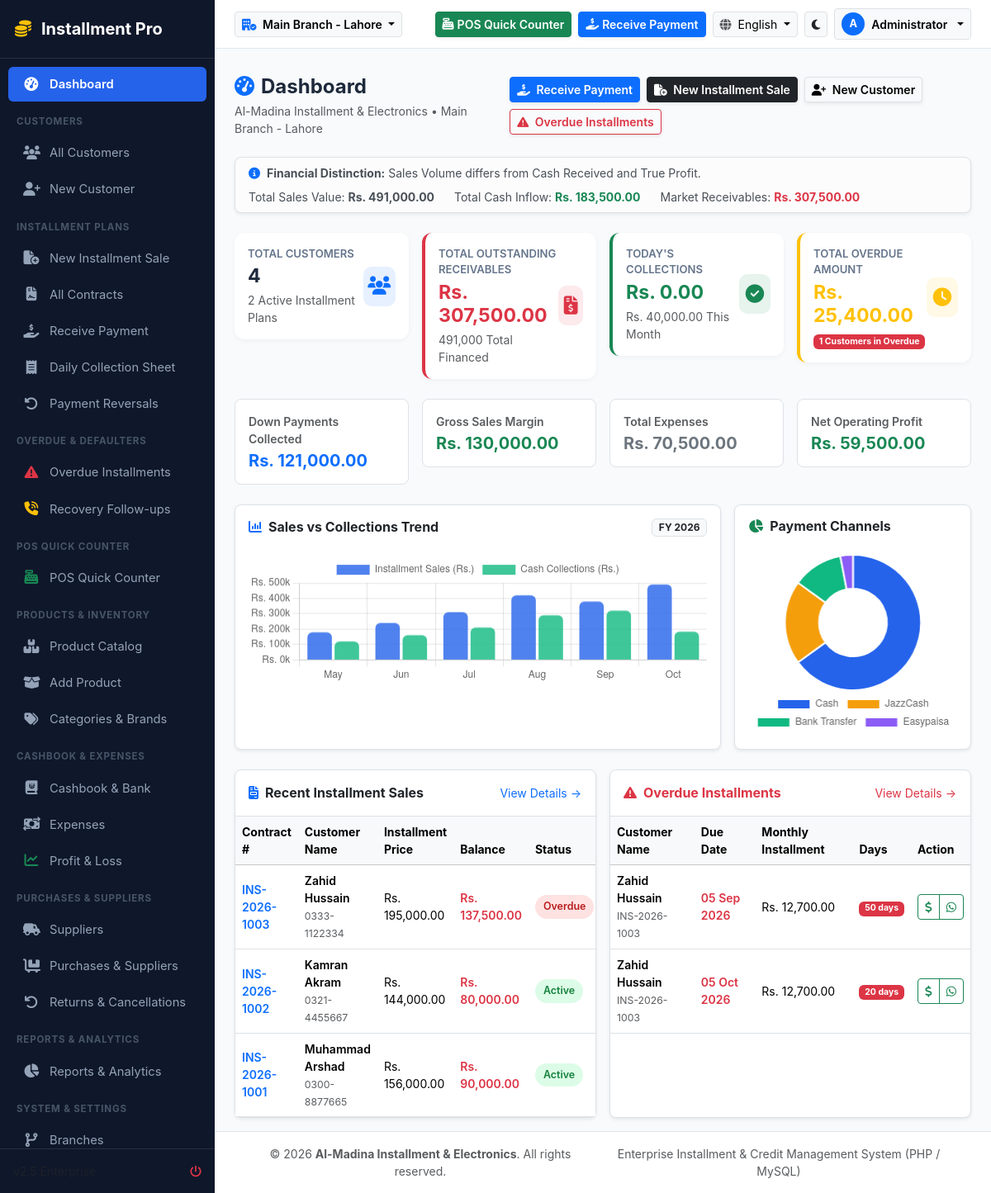
Page /dashboard/index.php (signed in) on the committed database.
### tables this page shows
CREATE TABLE IF NOT EXISTS `branches` (
    `id` INT AUTO_INCREMENT PRIMARY KEY,
    `branch_code` VARCHAR(20) NOT NULL UNIQUE,
    `name` VARCHAR(150) NOT NULL,
    `urdu_name` VARCHAR(150) NULL,
    `phone` VARCHAR(50) NULL,
    `address` TEXT NULL,
    `city` VARCHAR(100) DEFAULT 'Lahore',
    `is_active` TINYINT(1) DEFAULT 1,
    `created_at` TIMESTAMP DEFAULT CURRENT_TIMESTAMP
);

CREATE TABLE IF NOT EXISTS `installment_contracts` (
    `id` INT AUTO_INCREMENT PRIMARY KEY,
    `contract_number` VARCHAR(50) NOT NULL UNIQUE,
    `branch_id` INT NOT NULL,
    `customer_id` INT NOT NULL,
    `salesperson_id` INT NULL,
    `collection_officer_id` INT NULL,
    `sale_date` DATE NOT NULL,
    `delivery_date` DATE NULL,
    `cash_price_total` DECIMAL(12,2) NOT NULL DEFAULT 0.00,
    `installment_price_total` DECIMAL(12,2) NOT NULL DEFAULT 0.00,
    `discount_amount` DECIMAL(12,2) DEFAULT 0.00,
    `down_payment` DECIMAL(12,2) NOT NULL DEFAULT 0.00,
    `financed_amount` DECIMAL(12,2) NOT NULL DEFAULT 0.00,  
    `total_payable` DECIMAL(12,2) NOT NULL DEFAULT 0.00,    
    `total_paid` DECIMAL(12,2) NOT NULL DEFAULT 0.00,       
    `balance_amount` DECIMAL(12,2) NOT NULL DEFAULT 0.00,   
    `installment_count` INT NOT NULL,
    `frequency` ENUM('daily', 'weekly', 'biweekly', 'monthly', 'quarterly', 'custom') DEFAULT 'monthly',
    `installment_amount` DECIMAL(12,2) NOT NULL DEFAULT 0.00,
    `first_due_date` DATE NOT NULL,
    `final_due_date` DATE NOT NULL,
    `status` ENUM('draft', 'active', 'completed', 'overdue', 'defaulted', 'cancelled', 'settled') DEFAULT 'active',
    `notes` TEXT NULL,
    `terms_agreed` TINYINT(1) DEFAULT 1,
    `created_by` INT NULL,
    `created_at` TIMESTAMP DEFAULT CURRENT_TIMESTAMP,
    `updated_at` TIMESTAMP DEFAULT CURRENT_TIMESTAMP ON UPDATE CURRENT_TIMESTAMP,
    FOREIGN KEY (`customer_id`) REFERENCES `customers`(`id`),
    FOREIGN KEY (`branch_id`) REFERENCES `branches`(`id`)
);

CREATE TABLE IF NOT EXISTS `customers` (
    `id` INT AUTO_INCREMENT PRIMARY KEY,
    `branch_id` INT NOT NULL,
    `customer_code` VARCHAR(30) NOT NULL UNIQUE,
    `full_name` VARCHAR(150) NOT NULL,
    `father_husband_name` VARCHAR(150) NULL,
    `urdu_name` VARCHAR(150) NULL,
    `cnic` VARCHAR(30) NOT NULL,
    `phone` VARCHAR(30) NOT NULL,
    `whatsapp` VARCHAR(30) NULL,
    `alt_phone` VARCHAR(30) NULL,
    `email` VARCHAR(100) NULL,
    `current_address` TEXT NOT NULL,
    `permanent_address` TEXT NULL,
    `city` VARCHAR(100) DEFAULT 'Lahore',
    `occupation` VARCHAR(100) NULL,
    `employer_name` VARCHAR(150) NULL,
    `monthly_income` DECIMAL(12,2) DEFAULT 0.00,
    `credit_limit` DECIMAL(12,2) DEFAULT 200000.00,
    `category` ENUM('new', 'regular', 'premium', 'high_risk', 'defaulter', 'blacklisted') DEFAULT 'new',
    `status` ENUM('active', 'inactive', 'blacklisted') DEFAULT 'active',
    `photo` VARCHAR(255) NULL,
    `cnic_front` VARCHAR(255) NULL,
    `cnic_back` VARCHAR(255) NULL,
    `notes` TEXT NULL,
    `created_by` INT NULL,
    `created_at` TIMESTAMP DEFAULT CURRENT_TIMESTAMP,
    `updated_at` TIMESTAMP DEFAULT CURRENT_TIMESTAMP ON UPDATE CURRENT_TIMESTAMP,
    INDEX (`cnic`),
    INDEX (`phone`),
    INDEX (`branch_id`)
);

CREATE TABLE IF NOT EXISTS `installment_schedules` (
    `id` INT AUTO_INCREMENT PRIMARY KEY,
    `contract_id` INT NOT NULL,
    `installment_number` INT NOT NULL,
    `due_date` DATE NOT NULL,
    `installment_amount` DECIMAL(12,2) NOT NULL,
    `late_fee` DECIMAL(12,2) DEFAULT 0.00,
    `paid_amount` DECIMAL(12,2) DEFAULT 0.00,
    `remaining_amount` DECIMAL(12,2) NOT NULL,
    `status` ENUM('pending', 'partial', 'paid', 'overdue') DEFAULT 'pending',
    `paid_date` DATE NULL,
    `notes` VARCHAR(255) NULL,
    FOREIGN KEY (`contract_id`) REFERENCES `installment_contracts`(`id`) ON DELETE CASCADE,
    INDEX (`due_date`),
    INDEX (`status`)
);

### dashboard/index.php (the view, shortened to what the rows shown need)
<?php
require_once __DIR__ . '/../includes/header.php';
$branchId = current_branch_id();
$salesMetrics = DB::fetch("SELECT
    COALESCE(SUM(total_payable), 0) as total_sales,
    COALESCE(SUM(down_payment), 0) as total_dp,
    COALESCE(SUM(total_paid), 0) as total_received,
    COALESCE(SUM(balance_amount), 0) as total_outstanding,
    COALESCE(SUM(cash_price_total), 0) as total_cash_cost
    FROM installment_contracts WHERE branch_id = ? AND status != 'cancelled'", [$branchId]);
$totalSalesValue = (float)($salesMetrics['total_sales'] ?? 0);
$totalCollections = (float)($salesMetrics['total_received'] ?? 0);
$recentContracts = DB::fetchAll("SELECT c.*, cust.full_name as customer_name, cust.phone
    FROM installment_contracts c
    JOIN customers cust ON c.customer_id = cust.id
    WHERE c.branch_id = ?
    ORDER BY c.id DESC LIMIT 5", [$branchId]);
$upcomingOverdue = DB::fetchAll("SELECT s.*, c.contract_number, cust.full_name as customer_name, cust.phone, DATEDIFF(CURDATE(), s.due_date) as days_overdue
    FROM installment_schedules s
    JOIN installment_contracts c ON s.contract_id = c.id
    JOIN customers cust ON c.customer_id = cust.id
    WHERE c.branch_id = ? AND s.status = 'overdue'
    ORDER BY s.due_date ASC LIMIT 5", [$branchId]);
?>
<div class="d-flex flex-column flex-md-row justify-content-between align-items-md-center mb-4 gap-3">
    <div>
        <h4 class="fw-bold mb-1"><i class="fa-solid fa-gauge-high text-primary me-2"></i><?= __('dashboard') ?></h4>
        <p class="text-muted small mb-0"><?= get_setting('company_name') ?> &bull; <?= htmlspecialchars($activeBranch['name']) ?></p>
    </div>
</div>
<div class="row g-3">
    <div class="col-lg-6">
        <div class="card border rounded-3 shadow-sm h-100">
            <div class="table-responsive">
                <table class="table table-hover align-middle mb-0 small">
                    <thead class="table-light">
                        <tr>
                            <th><?= __('contract_no') ?></th>
                            <th><?= __('customer_name') ?></th>
                            <th><?= __('installment_price') ?></th>
                            <th><?= __('balance') ?></th>
                            <th>Status</th>
                        </tr>
                    </thead>
                    <tbody>
                        <?php if (empty($recentContracts)): ?>
                            <tr><td colspan="5" class="text-center py-3 text-muted"><?= __('no_records') ?></td></tr>
                        <?php else: ?>
                            <?php foreach ($recentContracts as $rc): ?>
                            <tr>
                                <td>
                                    <a href="<?= BASE_URL ?>/contracts/view.php?id=<?= $rc['id'] ?>" class="fw-semibold text-decoration-none">
                                        <?= htmlspecialchars($rc['contract_number']) ?>
                                    </a>
                                </td>
                                <td>
                                    <div class="fw-semibold"><?= htmlspecialchars($rc['customer_name']) ?></div>
                                    <small class="text-muted"><?= htmlspecialchars($rc['phone']) ?></small>
                                </td>
                                <td><?= format_currency($rc['installment_price_total']) ?></td>
                                <td class="fw-semibold text-danger"><?= format_currency($rc['balance_amount']) ?></td>
                                <td>
                                    <span class="badge-status status-<?= $rc['status'] ?>"><?= ucfirst($rc['status']) ?></span>
                                </td>
                            </tr>
                            <?php endforeach; ?>
                        <?php endif; ?>
                    </tbody>
                </table>
            </div>
        </div>
    </div>
    <div class="col-lg-6">
        <div class="card border rounded-3 shadow-sm h-100">
            <div class="table-responsive">
                <table class="table table-hover align-middle mb-0 small">
                    <thead class="table-light">
                        <tr>
                            <th><?= __('customer_name') ?></th>
                            <th><?= __('due_date') ?></th>
                            <th><?= __('monthly_installment') ?></th>
                            <th>Days</th>
                            <th><?= __('action') ?></th>
                        </tr>
                    </thead>
                    <tbody>
                        <?php if (empty($upcomingOverdue)): ?>
                            <tr><td colspan="5" class="text-center py-3 text-success"><i class="fa-solid fa-check-circle me-1"></i> No overdue installments right now!</td></tr>
                        <?php else: ?>
                            <?php foreach ($upcomingOverdue as $uo): ?>
                            <tr>
                                <td>
                                    <div class="fw-semibold"><?= htmlspecialchars($uo['customer_name']) ?></div>
                                    <small class="text-muted"><?= htmlspecialchars($uo['contract_number']) ?></small>
                                </td>
                                <td class="text-danger fw-semibold"><?= format_date($uo['due_date']) ?></td>
                                <td><?= format_currency($uo['remaining_amount'] + $uo['late_fee']) ?></td>
                                <td><span class="badge bg-danger"><?= $uo['days_overdue'] ?> days</span></td>
                                <td>
                                    <div class="btn-group btn-group-sm">
                                        <a href="<?= BASE_URL ?>/collection/receive.php?contract_id=<?= $uo['contract_id'] ?>" class="btn btn-outline-success" title="<?= __('receive_payment') ?>">
                                            <i class="fa-solid fa-dollar-sign"></i>
                                        </a>
                                        <a href="<?= whatsapp_url($uo['phone'], "Dear Customer, your installment of " . format_currency($uo['remaining_amount']) . " for Contract " . $uo['contract_number'] . " is overdue by " . $uo['days_overdue'] . " days. Please make payment urgently.") ?>" target="_blank" class="btn btn-outline-success" title="WhatsApp Reminder">
                                            <i class="fa-brands fa-whatsapp"></i>
                                        </a>
                                    </div>
                                </td>
                            </tr>
                            <?php endforeach; ?>
                        <?php endif; ?>
                    </tbody>
                </table>
            </div>
        </div>
    </div>
</div>
<script>
document.addEventListener('DOMContentLoaded', function () {
    // Sales vs Collections Chart
    const ctx1 = document.getElementById('salesCollectionsChart');
    if (ctx1) {
        new Chart(ctx1, {
            type: 'bar',
            data: {
                labels: ['May', 'Jun', 'Jul', 'Aug', 'Sep', 'Oct'],
                datasets: [
                    {
                        label: 'Installment Sales (Rs.)',
                        data: [180000, 240000, 310000, 420000, 380000, <?= $totalSalesValue ?>],
                        backgroundColor: 'rgba(37, 99, 235, 0.8)',
                        borderRadius: 6
                    },
                    {
                        label: 'Cash Collections (Rs.)',
                        data: [120000, 160000, 210000, 290000, 320000, <?= $totalCollections ?>],
                        backgroundColor: 'rgba(16, 185, 129, 0.8)',
                        borderRadius: 6
                    }
                ]
            },
            options: {
                responsive: true,
                maintainAspectRatio: false,
                scales: {
                    y: {
                        beginAtZero: true,
                        ticks: {
                            callback: function(value) { return 'Rs. ' + (value/1000) + 'k'; }
                        }
                    }
                }
            }
        });
    }
    // Payment Methods Breakdown
    const ctx2 = document.getElementById('paymentMethodsChart');
    if (ctx2) {
        new Chart(ctx2, {
            type: 'doughnut',
            data: {
                labels: ['Cash', 'JazzCash', 'Bank Transfer', 'Easypaisa'],
                datasets: [{
                    data: [65, 20, 12, 3],
                    backgroundColor: ['#2563eb', '#f59e0b', '#10b981', '#8b5cf6']
                }]
            },
            options: {
                responsive: true,
                maintainAspectRatio: false,
                plugins: {
                    legend: { position: 'bottom' }
                }
            }
        });
    }
});
</script>
<?php require_once __DIR__ . '/../includes/footer.php'; ?>

### includes/header.php (shortened to what the rows shown need)
<?php
$activeBranchId = current_branch_id();
$branches = DB::fetchAll("SELECT * FROM branches WHERE is_active = 1 ORDER BY id ASC");
$activeBranch = DB::fetch("SELECT * FROM branches WHERE id = ?", [$activeBranchId]) ?? ($branches[0] ?? ['name' => 'Main Branch']);
$themeMode = $_SESSION['theme_mode'] ?? 'light';
$lang = current_lang();
$isRtl = is_rtl();
?>
<!DOCTYPE html>
<html lang="<?= $lang ?>" dir="<?= $isRtl ? 'rtl' : 'ltr' ?>" data-bs-theme="<?= $themeMode ?>">
<head>
    <title><?= __('app_name') ?> - <?= get_setting('company_name', 'Installment Management System') ?></title>
    <link rel="stylesheet" href="https://cdn.jsdelivr.net/npm/bootstrap@5.3.2/dist/css/bootstrap.min.css">
    <link rel="stylesheet" href="https://cdnjs.cloudflare.com/ajax/libs/font-awesome/6.5.1/css/all.min.css">
    <link rel="stylesheet" href="<?= BASE_URL ?>/assets/css/custom.css">
</head>
<body dir="<?= $isRtl ? 'rtl' : 'ltr' ?>">
<div id="app-wrapper">
    <div id="main-content">
        <header class="top-navbar">
            <div class="d-flex align-items-center gap-3">
                <div class="dropdown">
                    <button class="btn btn-sm btn-light border dropdown-toggle fw-semibold" type="button" data-bs-override="true" data-bs-toggle="dropdown">
                        <i class="fa-solid fa-building-circle-check text-primary me-1"></i>
                        <?= htmlspecialchars($isRtl && !empty($activeBranch['urdu_name']) ? $activeBranch['urdu_name'] : $activeBranch['name']) ?>
                    </button>
                </div>
            </div>
        </header>
        <main class="flex-grow-1 px-4 py-3">

### rows in the picture
branches: name "Main Branch - Lahore"
installment_contracts: contract_number "INS-2026-1003", customer.full_name "Zahid Hussain", customer.phone "0333-1122334", installment_price_total "Rs. 195,000.00", balance_amount "Rs. 137,500.00", status "Overdue"
installment_contracts: contract_number "INS-2026-1002", customer.full_name "Kamran Akram", customer.phone "0321-4455667", installment_price_total "Rs. 144,000.00", balance_amount "Rs. 80,000.00", status "Active"
installment_contracts: contract_number "INS-2026-1001", customer.full_name "Muhammad Arshad", customer.phone "0300-8877665", installment_price_total "Rs. 156,000.00", balance_amount "Rs. 90,000.00", status "Active"
installment_schedules: customers.full_name "Zahid Hussain", contract.contract_number "INS-2026-1003", due_date "05 Sep 2026", format_currency($uo['remaining_amount'] + $uo['late_fee']) "Rs. 12,700.00", days_overdue "50"
installment_schedules: customers.full_name "Zahid Hussain", contract.contract_number "INS-2026-1003", due_date "05 Oct 2026", format_currency($uo['remaining_amount'] + $uo['late_fee']) "Rs. 12,700.00", days_overdue "20"

### other values in the picture
__('app_name') "Installment Pro"
__('dashboard') "Dashboard"
__('customers') "CUSTOMERS"
__('customer_list') "All Customers"
__('new_customer') "New Customer"
__('installment_plans') "INSTALLMENT PLANS"
__('new_contract') "New Installment Sale"
__('all_contracts') "All Contracts"
__('receive_payment') "Receive Payment"
__('daily_collection') "Daily Collection Sheet"
__('payment_reversals') "Payment Reversals"
__('defaulters') "OVERDUE & DEFAULTERS"
__('overdue_list') "Overdue Installments"
__('followups') "Recovery Follow-ups"
__('pos') "POS QUICK COUNTER"
